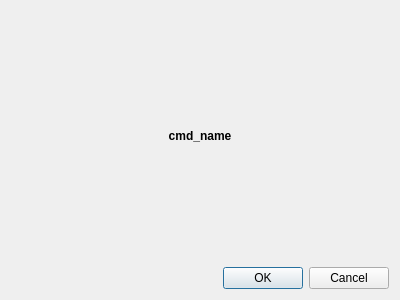
<?xml version="1.0" encoding="UTF-8"?>
<ui version="4.0">
 <class>Form</class>
 <widget class="QWidget" name="Form">
  <property name="geometry">
   <rect>
    <x>0</x>
    <y>0</y>
    <width>400</width>
    <height>300</height>
   </rect>
  </property>
  <property name="windowTitle">
   <string>Form</string>
  </property>
  <layout class="QVBoxLayout" name="verticalLayout">
   <item>
    <widget class="QLabel" name="commandName">
     <property name="font">
      <font>
       <weight>75</weight>
       <bold>true</bold>
      </font>
     </property>
     <property name="text">
      <string>cmd_name</string>
     </property>
     <property name="alignment">
      <set>Qt::AlignCenter</set>
     </property>
    </widget>
   </item>
   <item>
    <layout class="QFormLayout" name="parameterFormLayout"/>
   </item>
   <item>
    <widget class="QDialogButtonBox" name="runButtonBox">
     <property name="orientation">
      <enum>Qt::Horizontal</enum>
     </property>
     <property name="standardButtons">
      <set>QDialogButtonBox::Cancel|QDialogButtonBox::Ok</set>
     </property>
    </widget>
   </item>
  </layout>
 </widget>
 <resources/>
 <connections/>
</ui>
